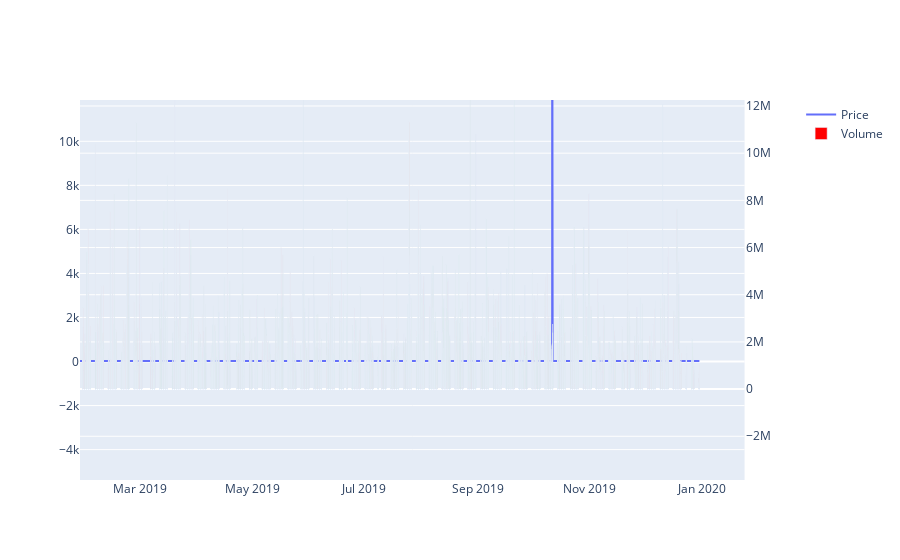

Notebook source saved alongside this figure:
### Code cell
#-----------------------------------------------------------
# Gráfico de linha, na B3 contem  somente os preços de fechamento
# Fonte: https://pythoninoffice.com/draw-stock-chart-with-python/
#-----------------------------------------------------------

import plotly.graph_objects as go

#-----------------------------------------------------------
# Somente linhas
#-----------------------------------------------------------
#fig = go.Figure(data=go.Scatter(x=df.index,y=df['close'], mode='lines'))
#fig.show()

#-----------------------------------------------------------
# Somente linhas e pontos
#-----------------------------------------------------------
#fig = go.Figure(data=go.Scatter(x=df.index,y=df['close'], mode='lines+markers'))
#fig.show()


from plotly.subplots import make_subplots
#-----------------------------------------------------------
# Neste momento, as barras de volume têm todas a mesma cor. 
#Podemos usar cores diferentes para distinguir entre um dia de alta ou de 
#baixa – verde para dias de alta e vermelho para dias de baixa.
#Para fazer isso, basta calcular a mudança diária (positiva ou negativa) 
#e inserir uma coluna de cores em nosso dataframe
#-----------------------------------------------------------
df['diff'] = df['close'] - df['open']
df.loc[df['diff']>=0, 'color'] = 'green'
df.loc[df['diff']<0, 'color'] = 'red'

fig = make_subplots(specs=[[{"secondary_y": True}]])

#-----------------------------------------------------------
# Apesar do preço de fechamento do ativo ser o item mais avaliado, 
# o gráfico de linhas também permite visualizar valores de abertura, 
# mínimas ou máximas de forma separada.
#-----------------------------------------------------------

#-----------------------------------------------------------
# O gráfico de linhas
#-----------------------------------------------------------
fig.add_trace(go.Scatter(x=df.index,y=df['close'],name='Price'),secondary_y=False)

#-----------------------------------------------------------
# O gráfico de barras
#-----------------------------------------------------------
fig.add_trace(go.Bar(x=df.index,y=df['Volume'],name='Volume', marker={'color':df['color']}),secondary_y=True)
fig.show()


''' UTILIZAR OUTRO GRÁFICO'''
''' Uma base de dados muito grande para o gráfico'''

### Figure 1 — Plotly figure (JSON) as saved in the notebook; plotly's stock layout.template omitted (floating-point values rounded to 4 significant figures; data arrays with more than 128 entries replaced by an {"elided": "..."} marker saying what was removed)
{"data": [{"name": "Price", "type": "scatter", "x": {"elided": "3962 str values"}, "xaxis": "x", "y": {"elided": "3962 float values"}, "yaxis": "y"}, {"marker": {"color": {"elided": "3962 str values"}}, "name": "Volume", "type": "bar", "x": {"elided": "3962 str values"}, "xaxis": "x", "y": {"elided": "3962 int values"}, "yaxis": "y2"}], "layout": {"autosize": true, "dragmode": "pan", "xaxis": {"anchor": "y", "autorange": false, "domain": [0, 0.94], "range": ["2019-01-27 00:45:38.5906", "2020-01-24 08:45:38.5906"], "showspikes": false, "type": "date"}, "yaxis": {"anchor": "x", "autorange": false, "domain": [0, 1], "range": [-5380.0, 11880.0], "showspikes": false, "type": "linear"}, "yaxis2": {"anchor": "x", "autorange": false, "overlaying": "y", "range": [-3853000.0, 12250000.0], "showspikes": false, "side": "right", "type": "linear"}}}
